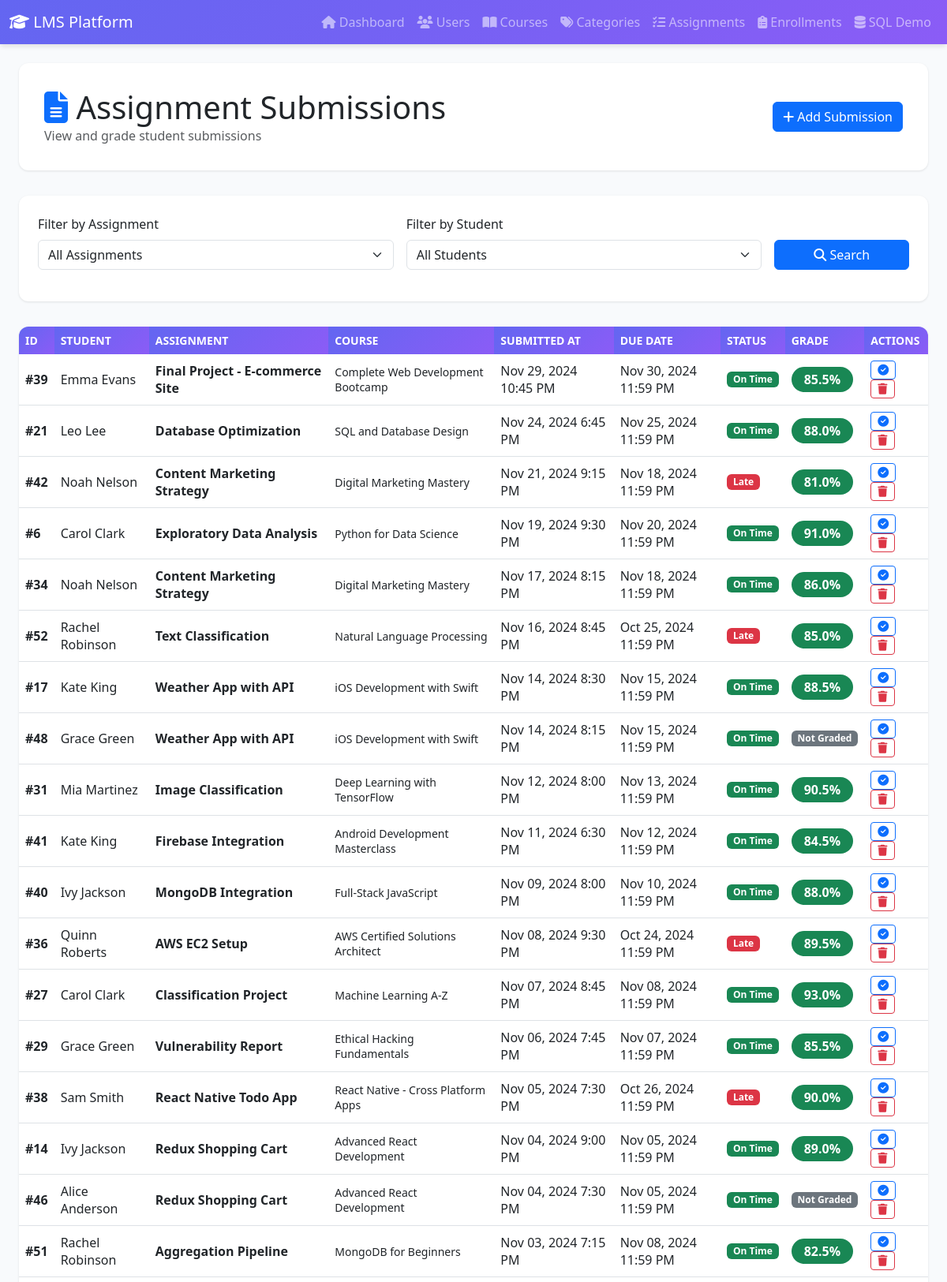
/submissions.php (upper part), run on the app's committed database.
### tables this page shows
CREATE TABLE submissions (
    submission_id INT PRIMARY KEY AUTO_INCREMENT,
    assignment_id INT NOT NULL,
    student_id INT NOT NULL,
    submitted_at TIMESTAMP DEFAULT CURRENT_TIMESTAMP,
    grade DECIMAL(5, 2),
    FOREIGN KEY (assignment_id) REFERENCES assignments(assignment_id) ON DELETE CASCADE ON UPDATE CASCADE,
    FOREIGN KEY (student_id) REFERENCES users(user_id) ON DELETE CASCADE ON UPDATE CASCADE,
    INDEX idx_assignment (assignment_id),
    INDEX idx_student (student_id)
);

CREATE TABLE users (
    user_id INT PRIMARY KEY AUTO_INCREMENT,
    name VARCHAR(100) NOT NULL,
    email VARCHAR(100) UNIQUE NOT NULL,
    password VARCHAR(255) NOT NULL,
    role ENUM('student', 'instructor', 'admin') DEFAULT 'student',
    created_at TIMESTAMP DEFAULT CURRENT_TIMESTAMP,
    INDEX idx_email (email),
    INDEX idx_role (role)
);

CREATE TABLE assignments (
    assignment_id INT PRIMARY KEY AUTO_INCREMENT,
    course_id INT NOT NULL,
    title VARCHAR(200) NOT NULL,
    description TEXT,
    due_date DATETIME,
    FOREIGN KEY (course_id) REFERENCES courses(course_id) ON DELETE CASCADE ON UPDATE CASCADE,
    INDEX idx_course (course_id),
    INDEX idx_due_date (due_date)
);

CREATE TABLE courses (
    course_id INT PRIMARY KEY AUTO_INCREMENT,
    title VARCHAR(200) NOT NULL,
    description TEXT,
    price DECIMAL(10, 2) DEFAULT 0.00,
    category_id INT NOT NULL,
    instructor_id INT NOT NULL,
    created_at TIMESTAMP DEFAULT CURRENT_TIMESTAMP,
    FOREIGN KEY (category_id) REFERENCES course_categories(category_id) ON DELETE RESTRICT ON UPDATE CASCADE,
    FOREIGN KEY (instructor_id) REFERENCES users(user_id) ON DELETE RESTRICT ON UPDATE CASCADE,
    INDEX idx_category (category_id),
    INDEX idx_instructor (instructor_id),
    INDEX idx_title (title)
);

### submissions.php (the view, shortened to what this page needs)
<?php
$database = new Database();
$conn = $database->getConnection();
$query = "SELECT
            s.submission_id,
            s.submitted_at,
            s.grade,
            a.title as assignment_title,
            a.assignment_id,
            a.due_date,
            c.title as course_title,
            u.name as student_name,
            u.user_id as student_id
          FROM submissions s
          INNER JOIN assignments a ON s.assignment_id = a.assignment_id
          INNER JOIN courses c ON a.course_id = c.course_id
          INNER JOIN users u ON s.student_id = u.user_id
          WHERE 1=1";
$params = [];
$query .= " ORDER BY s.submitted_at DESC";
$stmt = $conn->prepare($query);
$stmt->execute($params);
$submissions = $stmt->fetchAll();
?>
<!DOCTYPE html>
<html lang="en">
<head>
    <link href="https://cdn.jsdelivr.net/npm/bootstrap@5.3.0/dist/css/bootstrap.min.css" rel="stylesheet">
    <link href="https://cdnjs.cloudflare.com/ajax/libs/font-awesome/6.4.0/css/all.min.css" rel="stylesheet">
</head>
<body>
    <nav class="navbar navbar-expand-lg navbar-dark">
        <div class="container-fluid">
            <a class="navbar-brand" href="index.php">
                <i class="fas fa-graduation-cap"></i> LMS Platform
            </a>
            <div class="collapse navbar-collapse" id="navbarNav">
                <ul class="navbar-nav ms-auto">
                    <li class="nav-item">
                        <a class="nav-link" href="index.php"><i class="fas fa-home"></i> Dashboard</a>
                    </li>
                    <li class="nav-item">
                        <a class="nav-link" href="users.php"><i class="fas fa-users"></i> Users</a>
                    </li>
                    <li class="nav-item">
                        <a class="nav-link" href="courses.php"><i class="fas fa-book-open"></i> Courses</a>
                    </li>
                    <li class="nav-item">
                        <a class="nav-link" href="categories.php"><i class="fas fa-tags"></i> Categories</a>
                    </li>
                    <li class="nav-item">
                        <a class="nav-link" href="assignments.php"><i class="fas fa-tasks"></i> Assignments</a>
                    </li>
                    <li class="nav-item">
                        <a class="nav-link" href="enrollments.php"><i class="fas fa-clipboard-list"></i> Enrollments</a>
                    </li>
                    <li class="nav-item">
                        <a class="nav-link" href="sql_operations.php"><i class="fas fa-database"></i> SQL Demo</a>
                    </li>
                </ul>
            </div>
        </div>
    </nav>
    <div class="container-fluid mt-4 px-4">
        <div class="page-header">
            <div class="row align-items-center">
                <div class="col-md-6">
                    <h1 class="mb-0"><i class="fas fa-file-alt text-primary"></i> Assignment Submissions</h1>
                    <p class="text-muted mb-0">View and grade student submissions</p>
                </div>
                <div class="col-md-6 text-end">
                    <a href="add_submission.php" class="btn btn-primary">
                        <i class="fas fa-plus"></i> Add Submission
                    </a>
                </div>
            </div>
        </div>
        <div class="filter-card">
            <form method="GET" action="submissions.php" class="row g-3">
                <div class="col-md-5">
                    <label class="form-label">Filter by Assignment</label>
                    <select name="assignment" class="form-select">
                        <option value="">All Assignments</option>
                    </select>
                </div>
                <div class="col-md-5">
                    <label class="form-label">Filter by Student</label>
                    <select name="student" class="form-select">
                        <option value="">All Students</option>
                    </select>
                </div>
                <div class="col-md-2">
                    <label class="form-label">&nbsp;</label>
                    <button type="submit" class="btn btn-primary w-100">
                        <i class="fas fa-search"></i> Search
                    </button>
                </div>
            </form>
        </div>
        <div class="table-card">
            <div class="table-responsive">
                <table class="table table-hover align-middle mb-0">
                    <thead>
                        <tr>
                            <th>ID</th>
                            <th>Student</th>
                            <th>Assignment</th>
                            <th>Course</th>
                            <th>Submitted At</th>
                            <th>Due Date</th>
                            <th>Status</th>
                            <th>Grade</th>
                            <th>Actions</th>
                        </tr>
                    </thead>
                    <tbody>
                        <?php if (count($submissions) > 0): ?>
                            <?php foreach ($submissions as $submission):
                                $due_date = new DateTime($submission['due_date']);
                                $submitted = new DateTime($submission['submitted_at']);
                                $is_late = $submitted > $due_date;
                                ?>
                                <tr>
                                    <td><strong>#<?php echo $submission['submission_id']; ?></strong></td>
                                    <td><?php echo htmlspecialchars($submission['student_name']); ?></td>
                                    <td>
                                        <strong><?php echo htmlspecialchars($submission['assignment_title']); ?></strong>
                                    </td>
                                    <td><small><?php echo htmlspecialchars($submission['course_title']); ?></small></td>
                                    <td>
                                        <?php echo date('M d, Y g:i A', strtotime($submission['submitted_at'])); ?>
                                    </td>
                                    <td>
                                        <?php echo date('M d, Y g:i A', strtotime($submission['due_date'])); ?>
                                    </td>
                                    <td>
                                        <?php if ($is_late): ?>
                                            <span class="badge bg-danger">Late</span>
                                        <?php else: ?>
                                            <span class="badge bg-success">On Time</span>
                                        <?php endif; ?>
                                    </td>
                                    <td>
                                        <?php if ($submission['grade'] !== null):
                                            $grade = $submission['grade'];
                                            $grade_class = 'success';
                                            if ($grade < 60)
                                                $grade_class = 'danger';
                                            elseif ($grade < 70)
                                                $grade_class = 'warning';
                                            elseif ($grade < 80)
                                                $grade_class = 'info';
                                            ?>
                                            <span class="badge bg-<?php echo $grade_class; ?> grade-badge">
                                                <?php echo number_format($grade, 1); ?>%
                                            </span>
                                        <?php else: ?>
                                            <span class="badge bg-secondary">Not Graded</span>
                                        <?php endif; ?>
                                    </td>
                                    <td>
                                        <a href="grade_submission.php?id=<?php echo $submission['submission_id']; ?>"
                                            class="btn btn-sm btn-outline-primary" title="Grade">
                                            <i class="fas fa-check-circle"></i>
                                        </a>
                                        <a href="delete_submission.php?id=<?php echo $submission['submission_id']; ?>"
                                            class="btn btn-sm btn-outline-danger"
                                            onclick="return confirm('Delete this submission?')" title="Delete">
                                            <i class="fas fa-trash"></i>
                                        </a>
                                    </td>
                                </tr>
                            <?php endforeach; ?>
                        <?php endif; ?>
                    </tbody>
                </table>
            </div>
        </div>
    </div>
</body>
</html>

### submissions.php (style rules this page uses)
:root { --primary-color: #6366f1; --secondary-color: #8b5cf6; }
body { background-color: #f8fafc; font-family: 'Segoe UI', Tahoma, Geneva, Verdana, sans-serif; }
.navbar { background: linear-gradient(135deg, var(--primary-color) 0%, var(--secondary-color) 100%); box-shadow: 0 4px 6px -1px rgba(0, 0, 0, 0.1); }
.page-header { background: white; padding: 2rem; border-radius: 12px; box-shadow: 0 1px 3px rgba(0, 0, 0, 0.1); margin-bottom: 2rem; }
.table-card { background: white; border-radius: 12px; box-shadow: 0 1px 3px rgba(0, 0, 0, 0.1); overflow: hidden; }
.table thead th { background: linear-gradient(135deg, var(--primary-color) 0%, var(--secondary-color) 100%); color: white; font-weight: 600; text-transform: uppercase; font-size: 0.875rem; border: none; }
.table tbody tr { transition: background-color 0.2s ease; }
.filter-card { background: white; padding: 1.5rem; border-radius: 12px; box-shadow: 0 1px 3px rgba(0, 0, 0, 0.1); margin-bottom: 2rem; }
.grade-badge { padding: 0.5rem 1rem; border-radius: 20px; font-weight: 600; font-size: 1rem; }

### data on the page
submissions: submission_id "39", student.name "Emma Evans", assignment.title "Final Project - E-commerce Site", courses.title "Complete Web Development Bootcamp", submitted_at "Nov 29, 2024 10:45 PM", assignment.due_date "Nov 30, 2024 11:59 PM", shows "On Time", grade "85.5"
submissions: submission_id "21", student.name "Leo Lee", assignment.title "Database Optimization", courses.title "SQL and Database Design", submitted_at "Nov 24, 2024 6:45 PM", assignment.due_date "Nov 25, 2024 11:59 PM", shows "On Time", grade "88.0"
submissions: submission_id "42", student.name "Noah Nelson", assignment.title "Content Marketing Strategy", courses.title "Digital Marketing Mastery", submitted_at "Nov 21, 2024 9:15 PM", assignment.due_date "Nov 18, 2024 11:59 PM", shows "Late", grade "81.0"
submissions: submission_id "6", student.name "Carol Clark", assignment.title "Exploratory Data Analysis", courses.title "Python for Data Science", submitted_at "Nov 19, 2024 9:30 PM", assignment.due_date "Nov 20, 2024 11:59 PM", shows "On Time", grade "91.0"
submissions: submission_id "34", student.name "Noah Nelson", assignment.title "Content Marketing Strategy", courses.title "Digital Marketing Mastery", submitted_at "Nov 17, 2024 8:15 PM", assignment.due_date "Nov 18, 2024 11:59 PM", shows "On Time", grade "86.0"
submissions: submission_id "52", student.name "Rachel Robinson", assignment.title "Text Classification", courses.title "Natural Language Processing", submitted_at "Nov 16, 2024 8:45 PM", assignment.due_date "Oct 25, 2024 11:59 PM", shows "Late", grade "85.0"
submissions: submission_id "17", student.name "Kate King", assignment.title "Weather App with API", courses.title "iOS Development with Swift", submitted_at "Nov 14, 2024 8:30 PM", assignment.due_date "Nov 15, 2024 11:59 PM", shows "On Time", grade "88.5"
submissions: submission_id "48", student.name "Grace Green", assignment.title "Weather App with API", courses.title "iOS Development with Swift", submitted_at "Nov 14, 2024 8:15 PM", assignment.due_date "Nov 15, 2024 11:59 PM", shows "On Time", shows "Not Graded"
submissions: submission_id "31", student.name "Mia Martinez", assignment.title "Image Classification", courses.title "Deep Learning with TensorFlow", submitted_at "Nov 12, 2024 8:00 PM", assignment.due_date "Nov 13, 2024 11:59 PM", shows "On Time", grade "90.5"
submissions: submission_id "41", student.name "Kate King", assignment.title "Firebase Integration", courses.title "Android Development Masterclass", submitted_at "Nov 11, 2024 6:30 PM", assignment.due_date "Nov 12, 2024 11:59 PM", shows "On Time", grade "84.5"
submissions: submission_id "40", student.name "Ivy Jackson", assignment.title "MongoDB Integration", courses.title "Full-Stack JavaScript", submitted_at "Nov 09, 2024 8:00 PM", assignment.due_date "Nov 10, 2024 11:59 PM", shows "On Time", grade "88.0"
submissions: submission_id "36", student.name "Quinn Roberts", assignment.title "AWS EC2 Setup", courses.title "AWS Certified Solutions Architect", submitted_at "Nov 08, 2024 9:30 PM", assignment.due_date "Oct 24, 2024 11:59 PM", shows "Late", grade "89.5"
submissions: submission_id "27", student.name "Carol Clark", assignment.title "Classification Project", courses.title "Machine Learning A-Z", submitted_at "Nov 07, 2024 8:45 PM", assignment.due_date "Nov 08, 2024 11:59 PM", shows "On Time", grade "93.0"
submissions: submission_id "29", student.name "Grace Green", assignment.title "Vulnerability Report", courses.title "Ethical Hacking Fundamentals", submitted_at "Nov 06, 2024 7:45 PM", assignment.due_date "Nov 07, 2024 11:59 PM", shows "On Time", grade "85.5"
submissions: submission_id "38", student.name "Sam Smith", assignment.title "React Native Todo App", courses.title "React Native - Cross Platform Apps", submitted_at "Nov 05, 2024 7:30 PM", assignment.due_date "Oct 26, 2024 11:59 PM", shows "Late", grade "90.0"
submissions: submission_id "14", student.name "Ivy Jackson", assignment.title "Redux Shopping Cart", courses.title "Advanced React Development", submitted_at "Nov 04, 2024 9:00 PM", assignment.due_date "Nov 05, 2024 11:59 PM", shows "On Time", grade "89.0"
submissions: submission_id "46", student.name "Alice Anderson", assignment.title "Redux Shopping Cart", courses.title "Advanced React Development", submitted_at "Nov 04, 2024 7:30 PM", assignment.due_date "Nov 05, 2024 11:59 PM", shows "On Time", shows "Not Graded"
submissions: submission_id "51", student.name "Rachel Robinson", assignment.title "Aggregation Pipeline", courses.title "MongoDB for Beginners", submitted_at "Nov 03, 2024 7:15 PM", assignment.due_date "Nov 08, 2024 11:59 PM", shows "On Time", grade "82.5"
